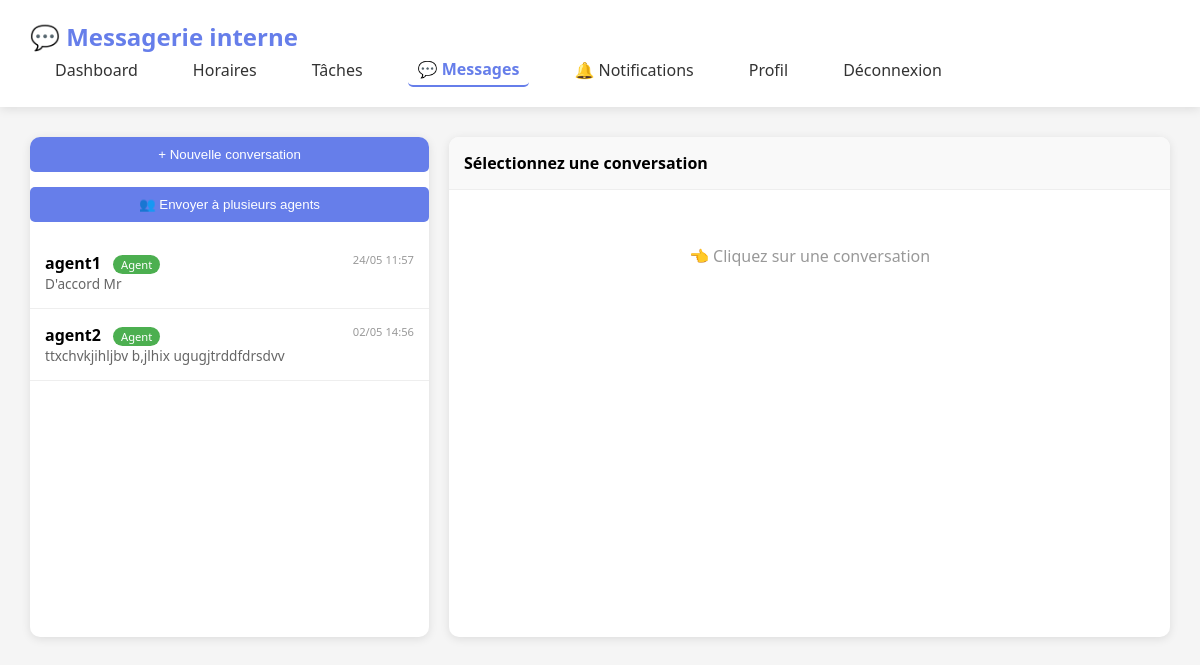
The page /messages.php (signed in) on the database its author committed.
### tables this page shows
CREATE TABLE `conversations` (
  `id` int(11) NOT NULL,
  `participant1` int(11) NOT NULL,
  `participant2` int(11) NOT NULL,
  `last_message` text DEFAULT NULL,
  `last_message_time` timestamp NULL DEFAULT NULL,
  `created_at` timestamp NOT NULL DEFAULT current_timestamp(),
  `updated_at` timestamp NOT NULL DEFAULT current_timestamp() ON UPDATE current_timestamp()
);

CREATE TABLE `users` (
  `id` int(11) NOT NULL,
  `username` varchar(50) NOT NULL,
  `password` varchar(255) NOT NULL,
  `email` varchar(100) NOT NULL,
  `role` enum('responsable','agent') DEFAULT 'agent',
  `telephone` varchar(20) DEFAULT NULL,
  `secteur` varchar(100) DEFAULT NULL,
  `created_at` timestamp NOT NULL DEFAULT current_timestamp(),
  `updated_at` timestamp NOT NULL DEFAULT current_timestamp() ON UPDATE current_timestamp(),
  `profile_photo` varchar(255) DEFAULT NULL,
  `is_approved` tinyint(4) DEFAULT 0
);

### messages.php (the view, shortened to what this page needs)
<?php
$database = new Database();
$db = $database->getConnection();
$user_id = (int)$_SESSION['user_id'];
$user_role = $_SESSION['user_role'];
$user_id_safe = (int)$user_id;
$sql = "
    SELECT
        c.id,
        c.last_message,
        c.last_message_time,
        c.participant1,
        c.participant2,
        u.username as other_username,
        u.role as other_role
    FROM conversations c
    JOIN users u ON (u.id = c.participant1 OR u.id = c.participant2)
    WHERE (c.participant1 = $user_id_safe OR c.participant2 = $user_id_safe)
      AND u.id != $user_id_safe
    ORDER BY c.last_message_time DESC
";
$conversationsRaw = $db->query($sql)->fetchAll(PDO::FETCH_ASSOC);
$conversations = [];
foreach ($conversationsRaw as $conv) {
    $unreadStmt = $db->prepare("SELECT COUNT(*) FROM messages WHERE conversation_id = ? AND receiver_id = ? AND is_read = 0");
    $unreadStmt->execute([$conv['id'], $user_id]);
    $conv['unread_count'] = (int)$unreadStmt->fetchColumn();
    $conv['other_id'] = ($conv['participant1'] == $user_id) ? $conv['participant2'] : $conv['participant1'];
    $conversations[] = $conv;
}
$unreadMsgCount = (int)$db->query("SELECT COUNT(*) FROM messages WHERE receiver_id = $user_id_safe AND is_read = 0")->fetchColumn();
?>
<!DOCTYPE html>
<html lang="fr">
<head>
    <link rel="stylesheet" href="css/style.css">
</head>
<body>
<div class="dashboard">
    <nav class="navbar">
        <h1>💬 Messagerie interne</h1>
        <div class="nav-links">
            <?php if ($user_role === 'responsable'): ?>
                <a href="responsable_dashboard.php">Dashboard</a>
                <a href="schedules.php">Horaires</a>
                <a href="tasks.php">Tâches</a>
            <?php else: ?>
                <a href="agent_dashboard.php">Dashboard</a>
                <a href="my_schedules.php">Mes horaires</a>
                <a href="my_tasks.php">Mes tâches</a>
            <?php endif; ?>
            <a href="messages.php" class="active">💬 Messages <?php if ($unreadMsgCount > 0): ?><span style="background:red; color:white; border-radius:50%; padding:2px 6px;"><?= $unreadMsgCount ?></span><?php endif; ?></a>
            <a href="notifications.php">🔔 Notifications</a>
            <a href="profile.php">Profil</a>
            <a href="logout.php">Déconnexion</a>
        </div>
    </nav>
    <div class="content">
        <div class="messages-container">
            <div class="conversations-list">
                <button class="new-conversation-btn" onclick="openNewConvModal()">+ Nouvelle conversation</button>
                <button class="new-conversation-btn" onclick="openGroupMessageModal()">👥 Envoyer à plusieurs agents</button>
                <?php if (empty($conversations)): ?>
                    <div class="empty-state">Aucune conversation</div>
                <?php else: ?>
                    <?php foreach ($conversations as $conv): ?>
                        <div class="conversation-item" data-conv-id="<?= $conv['id'] ?>" data-other-id="<?= $conv['other_id'] ?>" data-other-name="<?= htmlspecialchars($conv['other_username']) ?>" onclick="loadConversation(<?= $conv['id'] ?>, '<?= addslashes($conv['other_username']) ?>', <?= $conv['other_id'] ?>)">
                            <div>
                                <span class="conversation-name"><?= htmlspecialchars($conv['other_username']) ?></span>
                                <span class="user-badge <?= $conv['other_role'] ?>"><?= $conv['other_role'] === 'responsable' ? 'Responsable' : 'Agent' ?></span>
                                <span class="conversation-time"><?= $conv['last_message_time'] ? date('d/m H:i', strtotime($conv['last_message_time'])) : '' ?></span>
                            </div>
                            <div class="conversation-last"><?= htmlspecialchars(substr($conv['last_message'] ?? '', 0, 50)) ?></div>
                        </div>
                    <?php endforeach; ?>
                <?php endif; ?>
            </div>
            <div class="chat-area">
                <div class="chat-header" id="chat-header"><strong>Sélectionnez une conversation</strong></div>
                <div class="chat-messages" id="chat-messages"><div class="empty-state">👈 Cliquez sur une conversation</div></div>
            </div>
        </div>
    </div>
</div>
</body>
</html>

### style.css (style rules this page uses)
* { margin: 0; padding: 0; box-sizing: border-box; }
body { font-family: 'Segoe UI', Tahoma, Geneva, Verdana, sans-serif; background: linear-gradient(135deg, #667eea 0%, #764ba2 100%); min-height: 100vh; }
.dashboard { min-height: 100vh; background: #f5f5f5; }
.navbar { background: white; padding: 20px 30px; box-shadow: 0 2px 10px rgba(0,0,0,0.1); display: flex; justify-content: space-between; align-items: center; flex-wrap: wrap; }
.navbar h1 { color: #667eea; font-size: 1.5em; }
.nav-links { display: flex; gap: 20px; align-items: center; }
.nav-links a { text-decoration: none; color: #667eea; padding: 5px 10px; border-radius: 5px; transition: background 0.3s; }
.content { padding: 30px; max-width: 1200px; margin: 0 auto; }
.active { font-weight: bold; border-bottom: 2px solid #667eea; }

### messages.php (style rules this page uses)
.messages-container { display: flex; gap: 20px; min-height: 500px; }
.conversations-list { width: 35%; background: white; border-radius: 10px; overflow: hidden; box-shadow: 0 2px 10px rgba(0,0,0,0.1); }
.conversation-item { padding: 15px; border-bottom: 1px solid #eee; cursor: pointer; transition: background 0.2s; }
.conversation-name { font-weight: bold; margin-bottom: 5px; }
.conversation-last { font-size: 0.85em; color: #666; white-space: nowrap; overflow: hidden; text-overflow: ellipsis; }
.conversation-time { font-size: 0.7em; color: #999; float: right; }
.chat-area { flex: 1; background: white; border-radius: 10px; display: flex; flex-direction: column; box-shadow: 0 2px 10px rgba(0,0,0,0.1); }
.chat-header { padding: 15px; border-bottom: 1px solid #eee; background: #f9f9f9; border-radius: 10px 10px 0 0; }
.chat-messages { flex: 1; padding: 15px; overflow-y: auto; min-height: 400px; max-height: 400px; }
.new-conversation-btn { background: #667eea; color: white; border: none; padding: 10px 20px; border-radius: 5px; cursor: pointer; margin-bottom: 15px; width: 100%; }
.empty-state { text-align: center; padding: 40px; color: #999; }
.user-badge { display: inline-block; padding: 2px 8px; border-radius: 12px; font-size: 0.7em; background: #e0e0e0; margin-left: 8px; }
.user-badge.agent { background: #4CAF50; color: white; }
.nav-links a { margin-left: 15px; text-decoration: none; color: #333; }
.nav-links a.active { font-weight: bold; color: #667eea; }

### rows shown on the page
conversations: participant1.username "agent1", last_message_time "24/05 11:57", last_message "D'accord Mr"
conversations: participant1.username "agent2", last_message_time "02/05 14:56", last_message "ttxchvkjihljbv b,jlhix ugugjtrddfdrsdvv"
